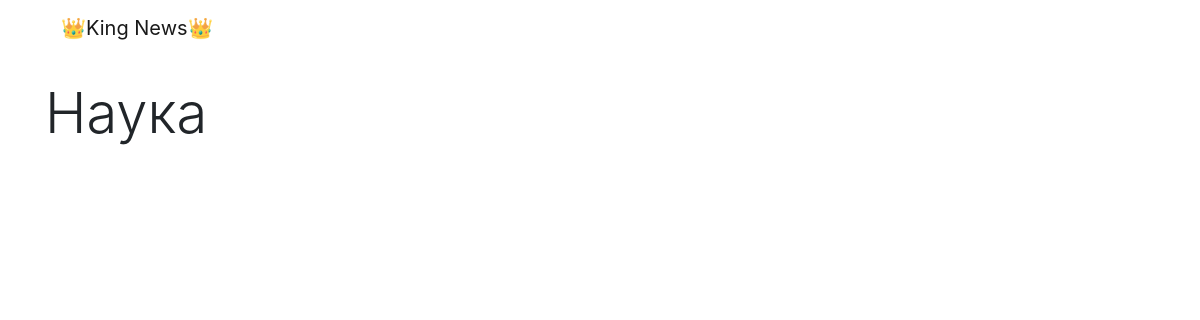
/news/category/7, run on an earlier commit of the app's database.
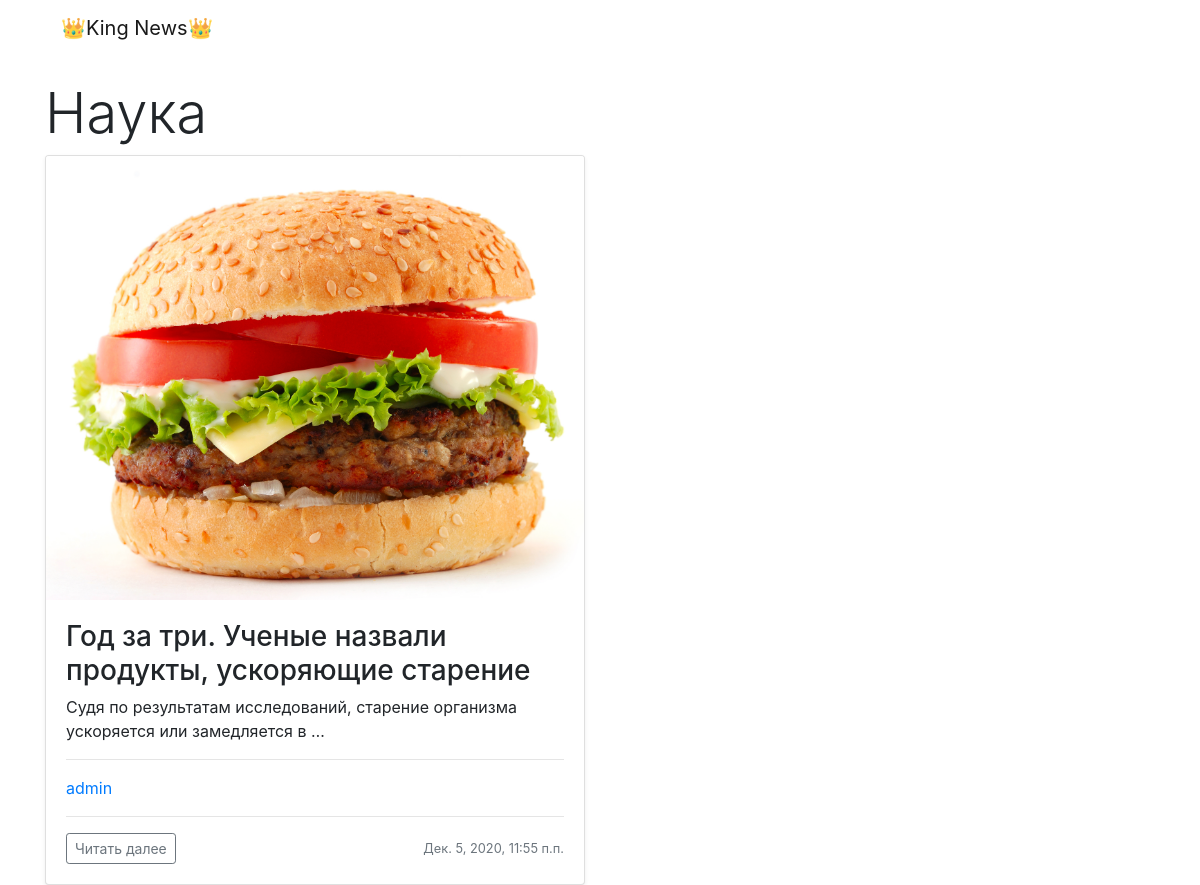
And on a later commit of the database.
### news/models.py (models this page shows, shortened)
class News(models.Model):
    author = models.ForeignKey(User, on_delete=models.PROTECT, verbose_name='автор', default=None)
    title = models.CharField(max_length=150, verbose_name='заголовок')
    content = models.TextField(verbose_name='текст')
    created_at = models.DateTimeField(auto_now_add=True, verbose_name='дата создания')
    updated_at = models.DateTimeField(auto_now=True, verbose_name='дата обновления')
    photo = models.ImageField(upload_to='photos/%Y/%m/%d/', verbose_name='постер', default='photos/default.svg')
    is_published = models.BooleanField(default=True, verbose_name='статус публикации')
    category = models.ForeignKey('Category', on_delete=models.PROTECT, verbose_name='категория', db_index=True, default=None)
    def get_absolute_url(self):
        return reverse('news:detail_news', kwargs={'pk': self.pk})
    class Meta:
        verbose_name = 'новость'
        verbose_name_plural = 'новости'
        ordering = ['created_at', 'title']

### news/views.py (the view)
# urls.py: path('category/<int:category_id>', DetailCategory.as_view(), name='detail_category'),
class DetailCategory(ListView):
    model = News
    template_name = 'news/detail_category.html'
    context_object_name = 'detail_category'
    def get_queryset(self):
        return News.objects.filter(category=self.kwargs['category_id'], is_published=True)
    def get_context_data(self, *, object_list=None, **kwargs):
        context = super(DetailCategory, self).get_context_data(**kwargs)
        context['title_category'] = Category.objects.get(pk=self.kwargs['category_id']).title
        return context

### news/templates/news/detail_category.html (shortened to what this page needs)
{% extends 'base.html' %}
{% block content %}
    {% include 'inc/_nav.html' %}
    <br>
    <h1 class="display-4">{{ title_category }}</h1>
    <div class="row row-cols-2">
        {% for category in detail_category %}
            <div class="col">
                <div class="card shadow-sm">
                    <img class="bd-placeholder-img card-img-top" focusable="false" role="img"
                         width="100%" height="100%" src="{{ category.photo.url }}">
                    <div class="card-body">
                        <h3 class="card-text">{{ category.title }}</h3>
                        <p class="card-text">{{ category.content|truncatewords:10 }}</p>
                        <hr>
                        <a style="text-decoration: none;" href="#"><p>{{ category.author }}</p></a>
                        <hr>
                        <div class="d-flex justify-content-between align-items-center">
                            <div class="btn-group">
                                <form action="{{ category.get_absolute_url }}">
                                    <button type="submit" class="btn btn-sm btn-outline-secondary">
                                        Читать далее
                                    </button>
                                </form>
                            </div>
                            <small class="text-muted">{{ category.created_at }}</small>
                        </div>
                    </div>
                </div>
            </div>
        {% endfor %}
    </div>
{% endblock %}

What changed in the data, as far as the page shows it:
added News: photo (picture), title "Год за три. Ученые назвали продукты, ускоряющие старение", content "Судя по результатам исследований, старение организма ускоряется или замедляется в …", author "admin", created_at "Дек. 5, 2020, 11:55 п.п."
